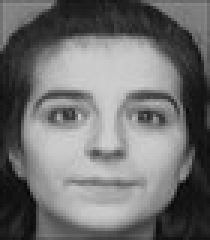
#> input picture ORL2/100_10.jpg, 70 x 80 px (shown 3 times larger); its folder holds only this picture in this run
$ jupyter execute RecImages.ipynb
#> lines starting #> are read from the running program, lines starting #| are printed output that depends on the picture
Estudante: Barbara Sabrina Rovigo Salvador

Disciplina: Aprendizado de Máquina II

Professor: Márcio Koch

Importação das bibliotecas:

[cell 1]
from glob import glob
import cv2
from google.colab.patches import cv2_imshow
import matplotlib.pyplot as plt
import os
import numpy as np
import random

Carregando as imagens:

[cell 2]
def getImageVector(path_image):
  #Verifica se é um arquivo com extensão .jpg
#> called with path_image = 'ORL2/100_10.jpg'
  if ('.jpg' in path_image):
    path_splitted = path_image.split('/')
    image_name = path_splitted[len(path_splitted)-1].replace('.jpg','').split('_')

    #Extraindo id e label do path
    id = image_name[0]
    label = image_name[1]
    #print('Id: ', id, ' Label: ',label)

    # Dados da Imagem
    img = cv2.imread(path_image, 0)
#> img is the input picture: shape (80, 70); min 6, max 207, mean 113
    #cv2_imshow(img)

    width = 80
    height = 80

    # dsize
    dsize = (width, height)

    #redimensiona a imagem em 80 x 80
    img_resize = cv2.resize(img, dsize)
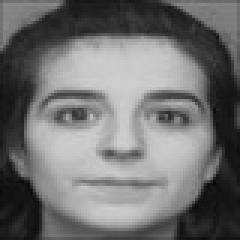
#> img_resize: shape (80, 80) (shown 3 times larger); min 10, max 207, mean 113

    #matriz transposta
    img_transp =img_resize.T
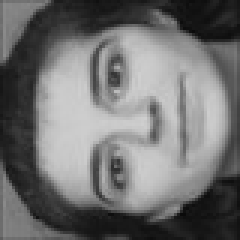
#> img_transp: shape (80, 80) (shown 3 times larger); min 10, max 207, mean 113

    #vetor coluna
    img_reshape = img_transp.reshape(width*height,1)
#> img_reshape = 6400 values, max 207 at index 2046, min 10 at index 5740, mean 113

    img_convert = img_reshape.astype('float64')
#> img_convert has the same summary as img_reshape
    #print('Dados da Imagem: ', img_convert)
    return (id, label, img_convert)

path_image = os.path.join("/content/drive/MyDrive/ORL2/",'*.jpg')
images = []
for i in glob(path_image):
  images.append(getImageVector(i))

t = np.array(images, dtype=object)

sortedArr = t[t[:,0].astype(int).argsort()]

tamanho_amostra = sortedArr.shape[0]
#> tamanho_amostra = 1

qtde_teste = 3
qtde_amostras = 10
cont = 0
amostra = []
total_imagens = []
teste = []
treino = []
a = []
i = 0

# Rotina que separa treino e teste

while i < tamanho_amostra: #100
  # Adiciona as imagens até o contador (cont) atingir o número de amostras desejado (qtde_amostras)
  amostra.append(sortedArr[i])
  total_imagens.append(sortedArr[i])
  cont += 1

  if (cont == qtde_amostras):
    # escolha randômica de k índices (qtde_teste) em um range de k amostras (qtde_amostras)
    randomRows = random.sample(range(qtde_amostras), qtde_teste)
    # percorre a lista de imagens da amostra, segundo os índices randômicos, e adiciona as k amostras em teste
    for j in randomRows:
      teste.append(amostra[j])

    # limpa a amostra para receber as próximas k imagens do total de imagens
    amostra.clear()
    # reinicia o contador
    cont = 0

  i += 1
#> after the loop, amostra = 1 item; cont = 1; i = 1; teste = []; total_imagens = 1 item

for l in teste:
  for m in total_imagens:
    if (m[0] == l[0]):
      total_imagens.remove(m)
#> this loop made 0 passes

treino = total_imagens
#> treino = 1 item


# Cálculo da matriz com a imagem média

num_rows = 6400
imagem_media = []
media = 0
for i in range(num_rows):
  linha = []
  soma = 0
  for j in treino:
    soma = soma + j[2][i]
  media = soma/len(treino)
  linha.append(media)
  imagem_media.append(linha) # matriz 1 coluna x 6399 linhas
#> this loop made 6400 passes
#> media on passes 1 to 3: [100], [120], [113]
#> after the loop, imagem_media = 6400 items, first 6: [[100]], [[120]], [[113]], [[115]], [[113]], [[115]]


# Cálculo da matriz de diferenças
imagem_diff = []

for i in range(num_rows):
  linha = []
  for j in treino:
    diff_linha = j[2][i] - imagem_media[i]
    linha.append(diff_linha)
  imagem_diff.append(linha)  # Uma coluna para cada imagem de treino
#> after the loop, imagem_diff = 6400 items, first 6: [[0]], [[0]], [[0]], [[0]], [[0]], [[0]]

# Cálculo da covariância

a = np.array(imagem_diff) # Transforma array para np.array
qtde_colunas_treino = len(imagem_diff[0])
#> qtde_colunas_treino = 1
matriz_cov = a.reshape(num_rows,qtde_colunas_treino).T.dot(a.reshape(num_rows,qtde_colunas_treino))
#> matriz_cov = [0]

#Cálculo dos autovalores e autovetores

[retval, eigenvalues, eigenvectors] = cv2.eigen(matriz_cov, True)
#> retval = True; eigenvalues = [0]; eigenvectors = [1]


# Cálculo das eigenfaces
eigenvectorsT = eigenvectors.T
#> eigenvectorsT = [1]

for z in range(10, 21, 1):
  num_componentes = z

  eigenvectorsK = eigenvectorsT[:,0:num_componentes]
  evk = np.asarray(eigenvectorsK)
  diffs = np.asarray(imagem_diff)

  eigenfaces = diffs.reshape(num_rows,qtde_colunas_treino).dot(evk)
      # Aplicando uma normalização nos dados para melhorar a qualidade do reconhecimento de imagem
  cv2.normalize(eigenfaces, eigenfaces)

  # Imprimir Eigenfaces (Pode ser implementado)

  # Cálculo da Projeção
    # Número de Linhas será igual ao número de componentes principais
    # Número de Colunas será igual ao número de imagens

  projecao_treino = eigenfaces.T.dot(diffs.reshape(num_rows,qtde_colunas_treino))

  labels = np.array(treino).T[1] # Armazena os labels de treino para conferência

  # Predição
    # Diferença da imagem teste para a imagem média
  diff_teste = []
  for i in range(num_rows):
    linha = []
    for j in teste:
      diff_linha = j[2][i] - imagem_media[i]
      linha.append(diff_linha)
    diff_teste.append(linha)  # Uma coluna para cada imagem de treino

    # Projetando a imagem desconhecida (de teste) no mesmo espaço vetorial de treino
  qtde_colunas_teste = len(diff_teste[0])
  diff_teste_np = np.asarray(diff_teste)
  projecao_teste = eigenfaces.T.dot(diff_teste_np.reshape(num_rows,qtde_colunas_teste))

  # Calculo da Distância Euclidiana da imagem desconhecida para a imagem de treino mais próxima
  distancias = np.zeros((projecao_teste.shape[1],projecao_treino.shape[1]))
  for p_coluna in range(projecao_teste.shape[1]):
    for q_coluna in range(projecao_treino.shape[1]):
      distancias[p_coluna,q_coluna] = cv2.norm(projecao_teste[:,p_coluna], projecao_treino[:,q_coluna]) # usa por padrão distância NORM_L2 - Distancia Euclidiana

  indice_resultados = np.zeros((projecao_teste.shape[1],7), dtype=int)
  # Cria matriz com os índices encontrados para a imagem de treino e teste
  indice_resultados[:,0] = range(len(distancias)) # Posição 0, índice das imagens de teste
  indice_resultados[:,3] = distancias.argmin(axis=1) # Posição 3, índice das imagens de treino

  for i in range(len(indice_resultados)):
    indice_resultados[i,1] = teste[indice_resultados[i][0]][0] # Posição 1, Id de Teste
    indice_resultados[i,2] = teste[indice_resultados[i][0]][1] # Posição 2, Labels de Teste
    indice_resultados[i,4] = treino[indice_resultados[i][3]][0] # Posição 4, Id de Treino
    indice_resultados[i,5] = treino[indice_resultados[i][3]][1] # Posição 5, Label de Treino
    indice_resultados[i,6] = indice_resultados[i,2] == indice_resultados[i,5] # Posição 6, Treino é igual a teste? 0 ou 1
  # Aqui poderia ser impresso o "indice_resultados" para ter acesso a matriz com todos os valores acima armazenados. Um extrato do reconhecimento de cada imagem

  print(num_componentes, 'componentes principais, acurácia: {:.0f}'.format((np.sum(indice_resultados[:,6])/indice_resultados.shape[0])*100),'%.')

$ run again, on ORL2/115_12.jpg
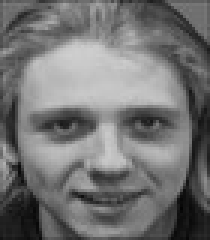
#> input picture ORL2/115_12.jpg, 70 x 80 px (shown 3 times larger)
#> in getImageVector, img is the input picture: shape (80, 70); min 3, max 207, mean 115
#> in getImageVector, `img_resize = cv2.resize(img, dsize)`:
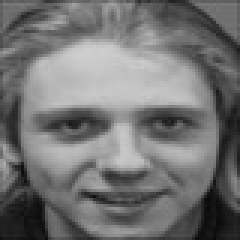
#> img_resize: shape (80, 80) (shown 3 times larger); min 8, max 207, mean 115.1
#> in getImageVector, `img_transp =img_resize.T`:
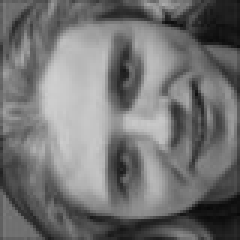
#> img_transp: shape (80, 80) (shown 3 times larger); min 8, max 207, mean 115.1
#> img_reshape = 6400 values, max 207 at index 2098, min 8 at index 5589, mean 115.1
#> img_convert has the same summary as img_reshape
#> after the loop `while i < tamanho_amostra:`: amostra = 1 item; cont = 1; teste = []; total_imagens = 1 item
#> the loop `for i in range(num_rows):` made 6400 passes
#> media on passes 1 to 3: [82], [103], [98]
#> after the loop `for i in range(num_rows):`: imagem_media = 6400 items, first 6: [[82]], [[103]], [[98]], [[101]], [[93]], [[95]]
#> after the loop `for i in range(num_rows):`: imagem_diff = 6400 items, first 6: [[0]], [[0]], [[0]], [[0]], [[0]], [[0]]
#> qtde_colunas_treino = 1
#> matriz_cov = [0]
#> retval = True; eigenvalues = [0]; eigenvectors = [1]

$ run again, on ORL2/117_12.jpg
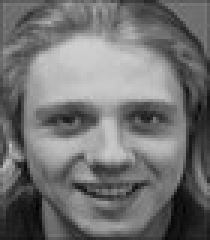
#> input picture ORL2/117_12.jpg, 70 x 80 px (shown 3 times larger)
#> in getImageVector, img is the input picture: shape (80, 70); min 1, max 208, mean 113.7
#> in getImageVector, `img_resize = cv2.resize(img, dsize)`:
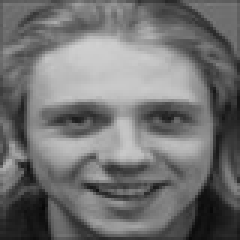
#> img_resize: shape (80, 80) (shown 3 times larger); min 6, max 208, mean 113.7
#> in getImageVector, `img_transp =img_resize.T`:
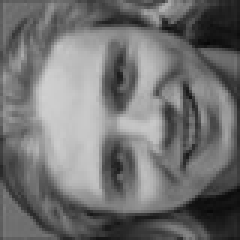
#> img_transp: shape (80, 80) (shown 3 times larger); min 6, max 208, mean 113.7
#> img_reshape = 6400 values, max 208 at index 2574, min 6 at index 1189, mean 113.7
#> img_convert has the same summary as img_reshape
#> after the loop `while i < tamanho_amostra:`: amostra = 1 item; cont = 1; teste = []; total_imagens = 1 item
#> the loop `for i in range(num_rows):` made 6400 passes
#> media on passes 1 to 3: [84], [97], [91]
#> after the loop `for i in range(num_rows):`: imagem_media = 6400 items, first 6: [[84]], [[97]], [[91]], [[98]], [[94]], [[95]]
#> after the loop `for i in range(num_rows):`: imagem_diff = 6400 items, first 6: [[0]], [[0]], [[0]], [[0]], [[0]], [[0]]
#> qtde_colunas_treino = 1
#> matriz_cov = [0]
#> retval = True; eigenvalues = [0]; eigenvectors = [1]

$ run again, on ORL2/123_13.jpg
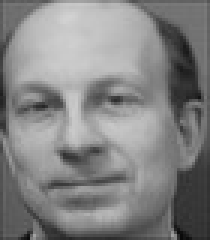
#> input picture ORL2/123_13.jpg, 70 x 80 px (shown 3 times larger)
#> in getImageVector, img is the input picture: shape (80, 70); min 9, max 210, mean 131
#> in getImageVector, `img_resize = cv2.resize(img, dsize)`:
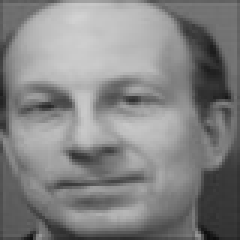
#> img_resize: shape (80, 80) (shown 3 times larger); min 13, max 210, mean 131
#> in getImageVector, `img_transp =img_resize.T`:
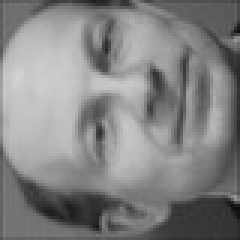
#> img_transp: shape (80, 80) (shown 3 times larger); min 13, max 210, mean 131
#> img_reshape = 6400 values, max 210 at index 2085, min 13 at index 5599, mean 131
#> img_convert has the same summary as img_reshape
#> after the loop `while i < tamanho_amostra:`: amostra = 1 item; cont = 1; teste = []; total_imagens = 1 item
#> the loop `for i in range(num_rows):` made 6400 passes
#> media on passes 1 to 3: [82], [98], [93]
#> after the loop `for i in range(num_rows):`: imagem_media = 6400 items, first 6: [[82]], [[98]], [[93]], [[97]], [[91]], [[92]]
#> after the loop `for i in range(num_rows):`: imagem_diff = 6400 items, first 6: [[0]], [[0]], [[0]], [[0]], [[0]], [[0]]
#> qtde_colunas_treino = 1
#> matriz_cov = [0]
#> retval = True; eigenvalues = [0]; eigenvectors = [1]

$ run again, on ORL2/107_11.jpg
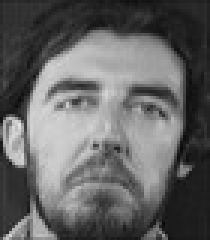
#> input picture ORL2/107_11.jpg, 70 x 80 px (shown 3 times larger)
#> in getImageVector, img is the input picture: shape (80, 70); min 8, max 228, mean 100.1
#> in getImageVector, `img_resize = cv2.resize(img, dsize)`:
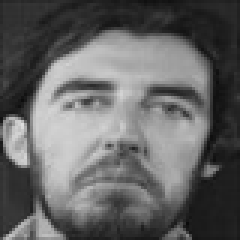
#> img_resize: shape (80, 80) (shown 3 times larger); min 11, max 223, mean 100.1
#> in getImageVector, `img_transp =img_resize.T`:
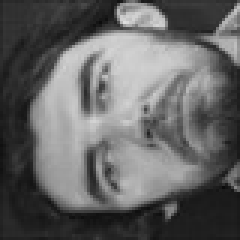
#> img_transp: shape (80, 80) (shown 3 times larger); min 11, max 223, mean 100.1
#> img_reshape = 6400 values, max 223 at index 601, min 11 at index 5034, mean 100.1
#> img_convert has the same summary as img_reshape
#> after the loop `while i < tamanho_amostra:`: amostra = 1 item; cont = 1; teste = []; total_imagens = 1 item
#> the loop `for i in range(num_rows):` made 6400 passes
#> media on passes 1 to 3: [36], [44], [42]
#> after the loop `for i in range(num_rows):`: imagem_media = 6400 items, first 6: [[36]], [[44]], [[42]], [[42]], [[43]], [[40]]
#> after the loop `for i in range(num_rows):`: imagem_diff = 6400 items, first 6: [[0]], [[0]], [[0]], [[0]], [[0]], [[0]]
#> qtde_colunas_treino = 1
#> matriz_cov = [0]
#> retval = True; eigenvalues = [0]; eigenvectors = [1]
